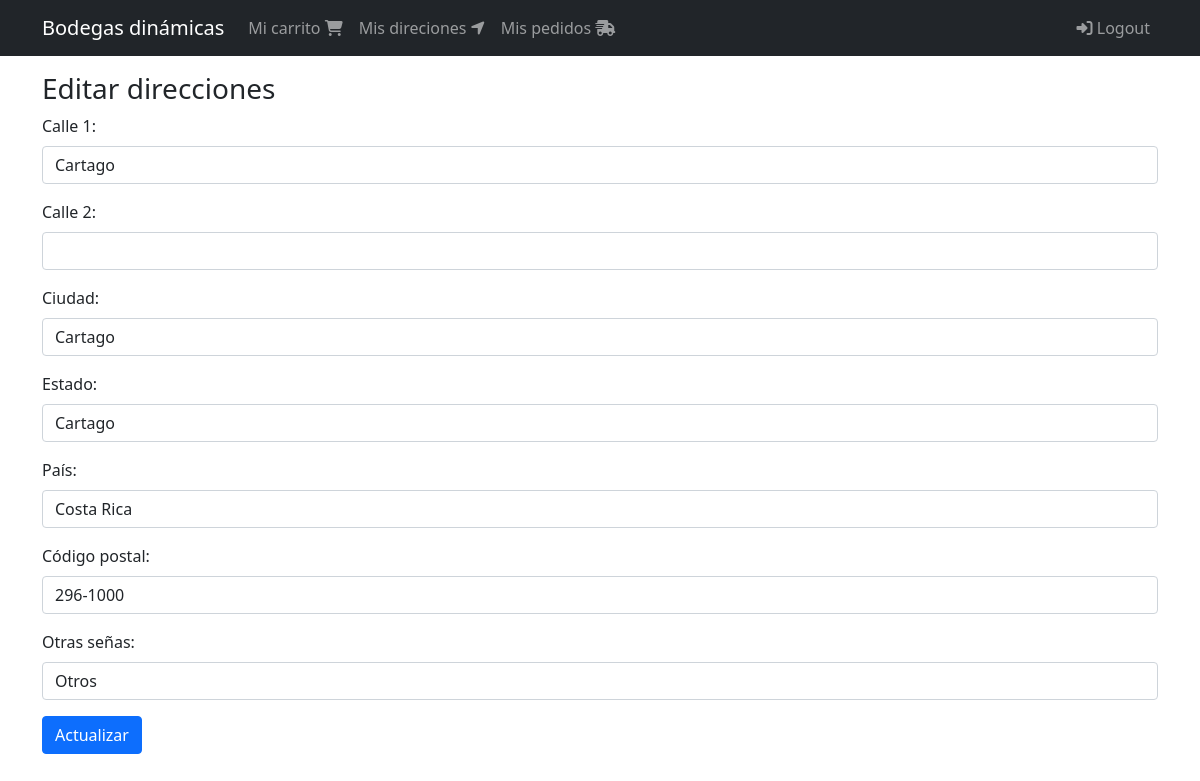
The page /direcciones/editar/12 (signed in) on the database its author committed.
### shipping_addresses/models.py (models this page shows, shortened)
class ShippingAddress(models.Model):
  user = models.ForeignKey(User, null=False, blank=False, on_delete=models.CASCADE )
  line1 = models.CharField(max_length=200)
  line2 = models.CharField(max_length=200, blank=True)
  city = models.CharField(max_length=100)
  state = models.CharField(max_length=100)
  country = models.CharField(max_length=50)
  reference = models.CharField(max_length=300)
  postal_code = models.CharField(max_length=20, null=False, blank=False)
  default = models.BooleanField(default=False)
  created_at = models.DateTimeField(auto_now_add=True)

### shipping_addresses/views.py (the view, shortened to what this page needs)
# urls.py: path('editar/<int:pk>', views.ShippingAddressUpdateView.as_view(), name='update'),
class ShippingAddressUpdateView(LoginRequiredMixin, SuccessMessageMixin, UpdateView):
  login_url = 'login'
  model = ShippingAddress
  form_class = ShippingAddressForm
  template_name = 'shipping_addresses/update.html'
  success_message = 'Dirección actualizada exitosamente'
  def dispatch(self, request, *args, **kwars):
    if request.user.id != self.get_object().user_id:
      return redirect('carts:cart')
    return super(ShippingAddressUpdateView, self).dispatch(request, *args, **kwars)

### shipping_addresses/forms.py
class ShippingAddressForm(ModelForm):
  class Meta:
    model = ShippingAddress
    fields = [
      'line1', 'line2', 'city', 'state', 'country', 'postal_code', 'reference'
    ]
    labels = {
      'line1':'Calle 1',
      'line2':'Calle 2',
      'city': 'Ciudad',
      'state':'Estado',
      'country': 'País',
      'postal_code':'Código postal',
      'reference': 'Otras señas'
    }
  def __init__(self, *args, **kwargs):
    super().__init__(*args, **kwargs)
    self.fields['line1'].widget.attrs.update({
      'class': 'form-control'
    })
    self.fields['line2'].widget.attrs.update({
      'class': 'form-control'
    })
    self.fields['city'].widget.attrs.update({
      'class': 'form-control'
    })
    self.fields['state'].widget.attrs.update({
      'class': 'form-control'
    })
    self.fields['country'].widget.attrs.update({
      'class': 'form-control'
    })
    self.fields['postal_code'].widget.attrs.update({
      'class': 'form-control',
      'placeholder': '0000'
    })
    self.fields['reference'].widget.attrs.update({
      'class': 'form-control'
    })

### shipping_addresses/templates/shipping_addresses/update.html
{% extends 'base.html' %}
{% block content %}
  <div class="col">
    <div class="h3">
      Editar direcciones
    </div>
    <div>
      {% include 'shipping_addresses/snippets/form.html' with message='Actualizar' %}
    </div>
  </div>
{% endblock %}

### shipping_addresses/templates/shipping_addresses/snippets/form.html (shortened to what this page needs)
<div class="mb-5">
  <form method="post">
    {% for field in form %}
    <div class="mb-3">
      <label for="" class="form-label">{{ field.label_tag }}</label>
      {{ field }}
    </div>
    {% endfor%}
    <button type="submit" class="btn btn-primary">{{ message }}</button>
  </form>
</div>

### rows shown on the page
ShippingAddress: form "Cartago" "Cartago" "Cartago" "Costa Rica" "296-1000" "Otros"

### other values the page prints
{{ field.label_tag }} "Calle 1:" "Calle 2:" "Ciudad:" "Estado:" "País:" "Código postal:" "Otras señas:"
{{ message }} "Actualizar"
